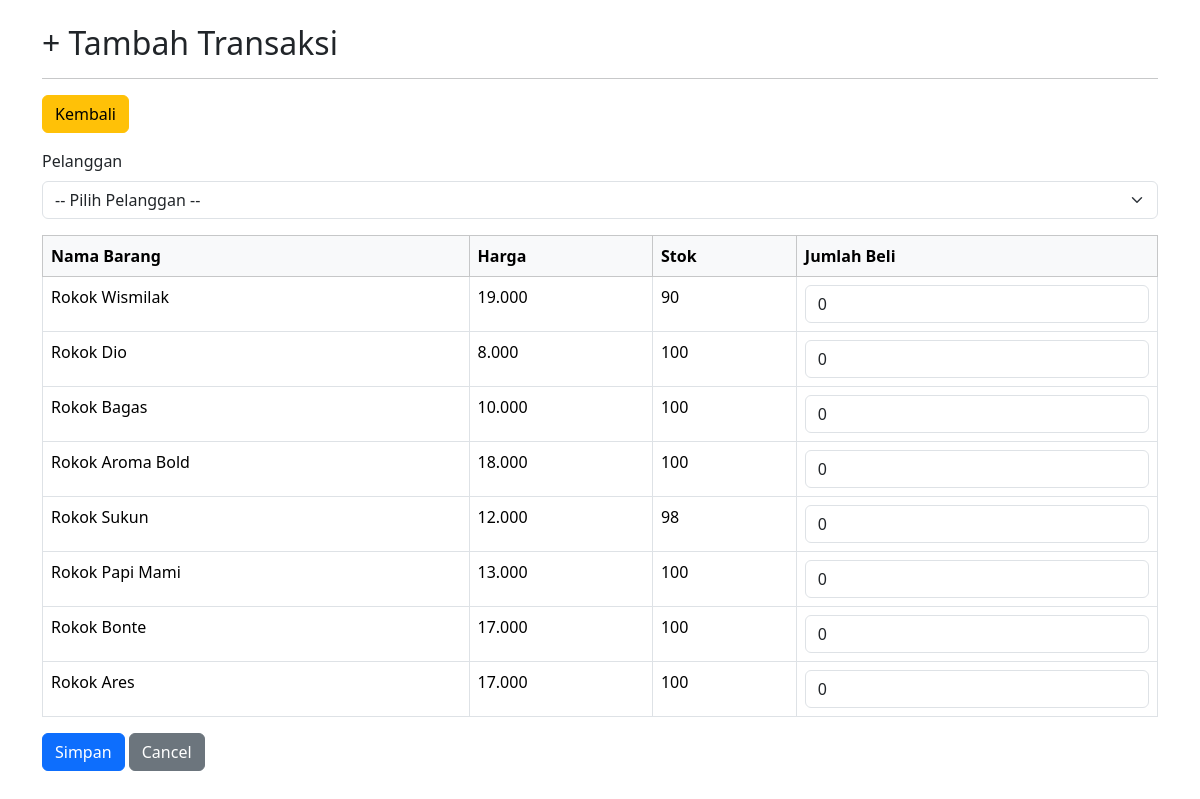
The page /bumi-komputer/index.php?action=transaksi&subaction=tambah (signed in) on the database its author committed.
### tables this page shows
CREATE TABLE `barang` (
  `kode_barang` int(11) NOT NULL,
  `nama` varchar(255) DEFAULT NULL,
  `harga` decimal(10,2) DEFAULT NULL,
  `stok` int(11) DEFAULT NULL
);

### bumi-komputer/app/Controllers/TransaksiController.php (called while the page is built, shortened)
<?php
class TransaksiController
{
    public function tambah()
    {
        $database = new Database();
        $conn = $database->getConnection();
        $barang = [];
        $result = $conn->query("SELECT * FROM barang");
        if ($result && $result->num_rows > 0) {
            $barang = $result->fetch_all(MYSQLI_ASSOC);
        }
        require 'app/Views/transaksi_form.php';
    }
}
?>

### bumi-komputer/app/Views/transaksi_form.php (the view, shortened to what this page needs)
<!doctype html>
<html lang="id">
<head>
    <link href="https://cdn.jsdelivr.net/npm/bootstrap@5.3.3/dist/css/bootstrap.min.css" rel="stylesheet">
</head>
<body>
    <div class="container mt-4">
        <h2>+ Tambah Transaksi</h2>
        <hr>
        <a href="index.php?action=transaksi" class="btn btn-warning mb-3">Kembali</a>
        <form method="POST" action="index.php?action=transaksi&subaction=simpan">
            <div class="mb-3">
                <label for="id_pelanggan" class="form-label">Pelanggan</label>
                <select class="form-select" id="id_pelanggan" name="id_pelanggan" required>
                    <option value="">-- Pilih Pelanggan --</option>
                </select>
            </div>
            <table class="table table-bordered">
                <thead class="table-light">
                    <tr>
                        <th>Nama Barang</th>
                        <th>Harga</th>
                        <th>Stok</th>
                        <th>Jumlah Beli</th>
                    </tr>
                </thead>
                <tbody>
                    <?php foreach ($barang as $b): ?>
                        <tr>
                            <td><?= htmlspecialchars($b['nama']); ?></td>
                            <td><?= number_format($b['harga'], 0, ',', '.'); ?></td>
                            <td><?= $b['stok']; ?></td>
                            <td>
                                <input type="number" class="form-control"
                                    name="barang[<?= $b['kode_barang']; ?>]"
                                    value="0"
                                    min="0"
                                    max="<?= $b['stok']; ?>">
                            </td>
                        </tr>
                    <?php endforeach; ?>
                </tbody>
            </table>
            <div class="mt-3">
                <button type="submit" class="btn btn-primary">Simpan</button>
                <button type="reset" class="btn btn-secondary">Cancel</button>
            </div>
        </form>
    </div>
</body>
</html>

### rows shown on the page
barang: nama "Rokok Wismilak", harga "19.000", stok "90"
barang: nama "Rokok Dio", harga "8.000", stok "100"
barang: nama "Rokok Bagas", harga "10.000", stok "100"
barang: nama "Rokok Aroma Bold", harga "18.000", stok "100"
barang: nama "Rokok Sukun", harga "12.000", stok "98"
barang: nama "Rokok Papi Mami", harga "13.000", stok "100"
barang: nama "Rokok Bonte", harga "17.000", stok "100"
barang: nama "Rokok Ares", harga "17.000", stok "100"
